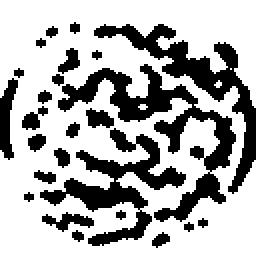
#> input picture generate_project/deep_learning/Fundus-Diffusion/ddpm/conditions/HRSRC_ATLAS_157_A.png, 128 x 128 px (shown 2 times larger); its folder holds only this picture in this run
$ python prep_conditions.py --dataset_path conditions
#> lines starting #> are read from the running program, lines starting #| are printed output that depends on the picture; after the words box and inside, x2 and y2 are one past the last pixel; in counts of white or black regions, pixels touching at a corner belong together
"""
Fundus-Diffusion: 从眼底彩照提取血管骨架图（条件扩散的条件输入）
============================================================
方法：
  1. 提取绿色通道（血管对比度最高）
  2. CLAHE 增强局部对比度
  3. Top-hat 形态学变换增强暗血管
  4. 自适应阈值分割
  5. 形态学去噪 + 骨架化

输出：与输入图同尺寸的单通道 PNG（白=血管，黑=背景）
"""

import argparse
import os
import cv2
import numpy as np
from tqdm import tqdm


# [56 lines left out: function extract_vessel_skeleton, not called in this run]


def extract_vessel_mask(image_path, output_path, img_size=128):
    """
    提取血管掩膜（非骨架版本，更鲁棒）。
    当骨架化效果不好时使用此版本。
    """
#> called with image_path = 'conditions/HRSRC_ATLAS_157_A.png', output_path = './conditions/HRSRC_ATLAS_157_A.png', img_size = 128
    img = cv2.imread(image_path)
#> img is the input picture: shape (128, 128, 3); 68.7% white; 25 black regions (7 under 20 px), largest, box (x1, y1, x2, y2) and area: (29, 32, 118, 111) 1605, (47, 12, 128, 97) 1222, (20, 64, 93, 123) 1222
    if img is None:
        return False

    img = cv2.resize(img, (img_size, img_size))
    green = img[:, :, 1]

    clahe = cv2.createCLAHE(clipLimit=2.0, tileGridSize=(8, 8))
    enhanced = clahe.apply(green)
    blurred = cv2.medianBlur(enhanced, 5)
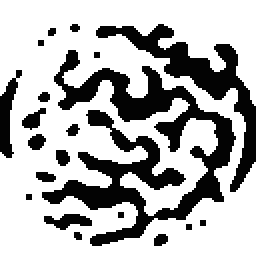
#> blurred: shape (128, 128) (shown 2 times larger); min 2, max 255, mean 178.5

    # Top-hat 提取暗结构
    kernel = cv2.getStructuringElement(cv2.MORPH_ELLIPSE, (15, 15))
    tophat = cv2.morphologyEx(blurred, cv2.MORPH_TOPHAT, kernel)
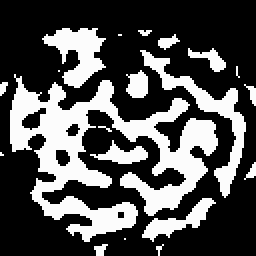
#> tophat: shape (128, 128) (shown 2 times larger); min 0, max 253, mean 80.5

    # 自适应阈值
    binary = cv2.adaptiveThreshold(
        tophat, 255, cv2.ADAPTIVE_THRESH_GAUSSIAN_C,
        cv2.THRESH_BINARY, 21, 2
    )
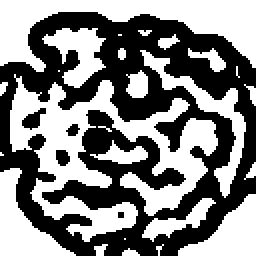
#> binary: shape (128, 128) (shown 2 times larger); 52% white; 5 black regions (1 under 20 px), largest, box (x1, y1, x2, y2) and area: (0, 6, 128, 128) 7721, (11, 54, 23, 65) 69, (28, 75, 35, 83) 45, (33, 62, 40, 68) 28

    # 去噪 + 闭合
    kernel_clean = cv2.getStructuringElement(cv2.MORPH_ELLIPSE, (3, 3))
    cleaned = cv2.morphologyEx(binary, cv2.MORPH_OPEN, kernel_clean, iterations=1)
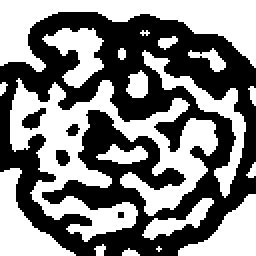
#> cleaned: shape (128, 128) (shown 2 times larger); 51.3% white; 5 black regions (1 under 20 px), largest, box (x1, y1, x2, y2) and area: (0, 6, 128, 128) 7834, (11, 54, 23, 65) 70, (28, 75, 35, 83) 45, (33, 62, 40, 68) 28

    kernel_close = cv2.getStructuringElement(cv2.MORPH_ELLIPSE, (5, 5))
    mask = cv2.morphologyEx(cleaned, cv2.MORPH_CLOSE, kernel_close, iterations=1)
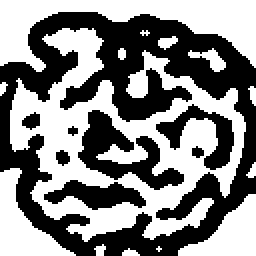
#> mask: shape (128, 128) (shown 2 times larger); 52.7% white; 8 black regions (1 under 20 px), largest, box (x1, y1, x2, y2) and area: (0, 6, 128, 128) 5895, (39, 55, 92, 95) 838, (78, 52, 117, 85) 455

    cv2.imwrite(output_path, mask)
    return True


# [15 lines left out: function _morphological_skeleton, not called in this run]


def main():
    parser = argparse.ArgumentParser(
        description="Fundus-Diffusion: 提取眼底血管骨架作为条件扩散的条件输入",
        formatter_class=argparse.ArgumentDefaultsHelpFormatter,
    )
    parser.add_argument("--dataset_path", type=str, required=True, help="原始眼底图路径")
    parser.add_argument("--output_dir", type=str, default="./conditions", help="骨架图输出目录")
    parser.add_argument("--img_size", type=int, default=128, help="输出尺寸")
    parser.add_argument("--mode", type=str, default="mask",
                        choices=["skeleton", "mask"],
                        help="skeleton=单像素骨架, mask=血管掩膜(更鲁棒)")
    args = parser.parse_args()

    os.makedirs(args.output_dir, exist_ok=True)

    # 收集图片
    exts = (".png", ".jpg", ".jpeg", ".bmp", ".tif", ".tiff")
    image_files = sorted([
        f for f in os.listdir(args.dataset_path)
        if f.lower().endswith(exts)
    ])

    print(f"找到 {len(image_files)} 张图片")
    print(f"模式: {args.mode}")
    print(f"输出: {args.output_dir}")
    print()

    success = 0
    for fname in tqdm(image_files, desc="提取血管"):
        in_path = os.path.join(args.dataset_path, fname)
        out_name = os.path.splitext(fname)[0] + ".png"
        out_path = os.path.join(args.output_dir, out_name)

        if args.mode == "skeleton":
            ok = extract_vessel_skeleton(in_path, out_path, args.img_size)
        else:
            ok = extract_vessel_mask(in_path, out_path, args.img_size)

        if ok:
            success += 1

    print(f"\n完成: {success}/{len(image_files)} 张成功")
    return 0


if __name__ == "__main__":
    exit(main())
#> (the program exits here)

$ run again, on generate_project/deep_learning/Fundus-Diffusion/ddpm/conditions/HRSRC_ATLAS_266_A.png
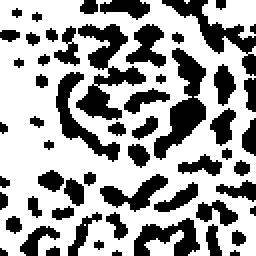
#> input picture generate_project/deep_learning/Fundus-Diffusion/ddpm/conditions/HRSRC_ATLAS_266_A.png, 128 x 128 px (shown 2 times larger)
#> in extract_vessel_mask, img is the input picture: shape (128, 128, 3); 63.5% white; 58 black regions (12 under 20 px), largest, box (x1, y1, x2, y2) and area: (38, 12, 73, 60) 654, (77, 24, 103, 80) 586, (81, 0, 128, 38) 458
#> blurred: shape (128, 128); values 3 (black) and 255 (white), 65.5% white; 51 black regions (17 under 20 px), largest, box (x1, y1, x2, y2) and area: (28, 12, 83, 67) 1037, (77, 25, 103, 79) 577, (81, 0, 128, 56) 566
#> in extract_vessel_mask, `tophat = cv2.morphologyEx(blurred, cv2.MORPH_TOPHAT, kernel)`:
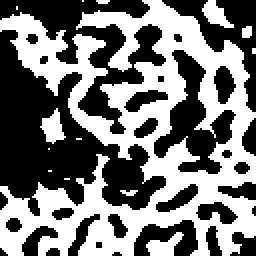
#> tophat: shape (128, 128) (shown 2 times larger); values 0 (black) and 252 (white), 47% white; 14 white regions (9 under 20 px), largest, box (x1, y1, x2, y2) and area: (0, 0, 128, 128) 7257, (20, 54, 33, 72) 126, (73, 116, 92, 128) 124, (101, 0, 117, 14) 115, (121, 13, 126, 19) 27
#> binary: shape (128, 128); 52.4% white; 31 black regions (8 under 20 px), largest, box (x1, y1, x2, y2) and area: (0, 15, 83, 108) 2474, (0, 0, 83, 67) 1659, (77, 25, 118, 87) 999
#> cleaned: shape (128, 128); 51.8% white; 31 black regions (8 under 20 px), largest, box (x1, y1, x2, y2) and area: (0, 15, 83, 108) 2529, (0, 0, 83, 67) 1675, (77, 25, 118, 87) 1017
#> in extract_vessel_mask, `mask = cv2.morphologyEx(cleaned, cv2.MORPH_CLOSE, kernel_close, iterat..`:
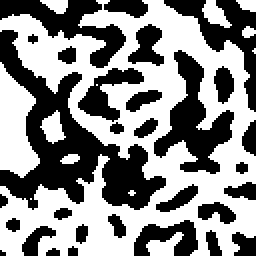
#> mask: shape (128, 128) (shown 2 times larger); 54.4% white; 30 black regions (2 under 20 px), largest, box (x1, y1, x2, y2) and area: (0, 15, 83, 105) 2485, (77, 25, 117, 87) 990, (0, 0, 63, 34) 772

$ run again, on generate_project/deep_learning/Fundus-Diffusion/ddpm/conditions/HRSRC_ATLAS_274_A.png
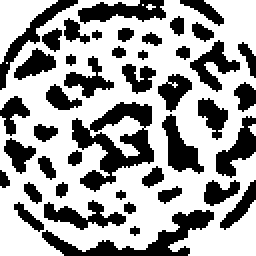
#> input picture generate_project/deep_learning/Fundus-Diffusion/ddpm/conditions/HRSRC_ATLAS_274_A.png, 128 x 128 px (shown 2 times larger)
#> in extract_vessel_mask, img is the input picture: shape (128, 128, 3); 63.1% white; 44 black regions (4 under 20 px), largest, box (x1, y1, x2, y2) and area: (36, 51, 77, 96) 806, (21, 105, 107, 128) 598, (39, 0, 83, 12) 313
#> in extract_vessel_mask, `tophat = cv2.morphologyEx(blurred, cv2.MORPH_TOPHAT, kernel)`:
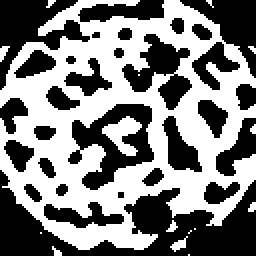
#> tophat: shape (128, 128) (shown 2 times larger); values 0 (black) and 252 (white), 50% white; 30 black regions (3 under 20 px), largest, box (x1, y1, x2, y2) and area: (0, 85, 128, 128) 2304, (34, 52, 77, 95) 857, (0, 0, 45, 45) 825
#> binary: shape (128, 128); 55.7% white; 30 black regions (3 under 20 px), largest, box (x1, y1, x2, y2) and area: (0, 85, 128, 128) 1766, (34, 52, 77, 95) 857, (0, 0, 45, 45) 618
#> cleaned: shape (128, 128); 55.1% white; 27 black regions (2 under 20 px), largest, box (x1, y1, x2, y2) and area: (0, 85, 128, 128) 1803, (0, 0, 82, 45) 959, (34, 52, 77, 95) 863
#> in extract_vessel_mask, `mask = cv2.morphologyEx(cleaned, cv2.MORPH_CLOSE, kernel_close, iterat..`:
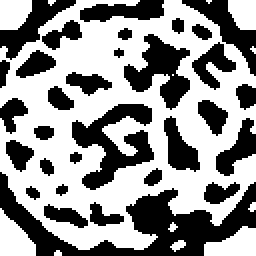
#> mask: shape (128, 128) (shown 2 times larger); 57.4% white; 31 black regions (1 under 20 px), largest, box (x1, y1, x2, y2) and area: (0, 86, 128, 128) 1776, (36, 52, 77, 95) 800, (62, 17, 95, 55) 599

$ run again, on generate_project/deep_learning/Fundus-Diffusion/ddpm/conditions/HRSRC_ATLAS_285_A.png
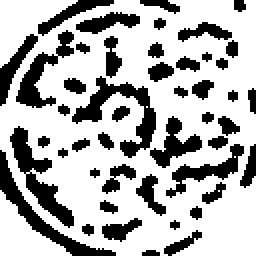
#> input picture generate_project/deep_learning/Fundus-Diffusion/ddpm/conditions/HRSRC_ATLAS_285_A.png, 128 x 128 px (shown 2 times larger)
#> in extract_vessel_mask, img is the input picture: shape (128, 128, 3); 69.8% white; 47 black regions (4 under 20 px), largest, box (x1, y1, x2, y2) and area: (36, 38, 78, 79) 517, (5, 63, 37, 114) 478, (0, 75, 58, 128) 466
#> blurred: shape (128, 128); values 3 (black) and 255 (white), 71.6% white; 45 black regions (12 under 20 px), largest, box (x1, y1, x2, y2) and area: (36, 39, 78, 78) 508, (5, 64, 37, 113) 477, (0, 75, 58, 128) 467
#> in extract_vessel_mask, `tophat = cv2.morphologyEx(blurred, cv2.MORPH_TOPHAT, kernel)`:
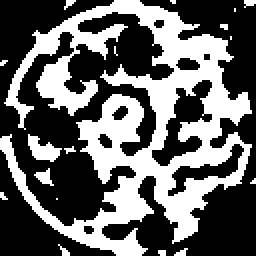
#> tophat: shape (128, 128) (shown 2 times larger); values 0 (black) and 252 (white), 39.2% white; 18 white regions (15 under 20 px), largest, box (x1, y1, x2, y2) and area: (0, 0, 126, 128) 6123, (14, 67, 31, 81) 126, (17, 84, 27, 93) 44
#> binary: shape (128, 128); 49.1% white; 25 white regions (16 under 20 px), largest, box (x1, y1, x2, y2) and area: (0, 0, 126, 128) 6123, (101, 100, 128, 128) 578, (0, 107, 22, 128) 342
#> cleaned: shape (128, 128); 48% white; 22 white regions (12 under 20 px), largest, box (x1, y1, x2, y2) and area: (0, 0, 126, 128) 5574, (101, 100, 128, 128) 578, (18, 28, 49, 58) 419
#> in extract_vessel_mask, `mask = cv2.morphologyEx(cleaned, cv2.MORPH_CLOSE, kernel_close, iterat..`:
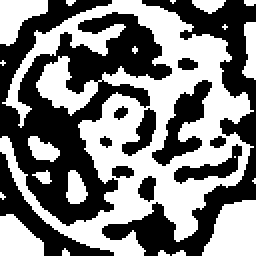
#> mask: shape (128, 128) (shown 2 times larger); 50.1% white; 12 black regions, largest, box (x1, y1, x2, y2) and area: (0, 0, 86, 113) 4122, (51, 0, 128, 128) 2229, (0, 76, 57, 128) 635
